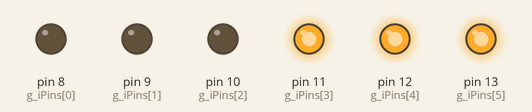
A sketch run on a simulated Arduino Uno, built with avr-gcc and run on an emulated ATmega328P. Parts: output pins drawn as LEDs (lit = HIGH).

Above: at 0.05 s.
At 2.4 s:
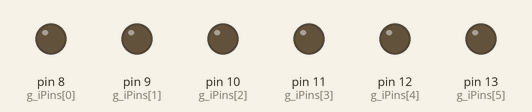
At 5.25 s:
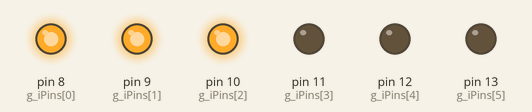
Timing chart, 0 to 5.5 s (numbered marks = the images above):
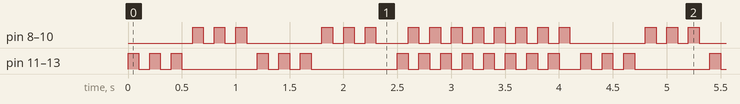

Measured:
- by itself, pin 8 (g_iPins[0]), pin 9 (g_iPins[1]), pin 10 (g_iPins[2]), pin 11 (g_iPins[3]), pin 12 (g_iPins[4]), pin 13 (g_iPins[5]): moves between LOW and HIGH, repeating every 4.2 s

The sketch:

policelights.ino
```cpp
#include "scag.h"

#define NUM_PINS 6

uint8_t g_iPins[NUM_PINS] = {
	8,
	9,
	10,
	11,
	12,
	13
};

void powerLeft(int, int = 0);
void powerRight(int, int = 0);

void setup()
{
	for (uint8_t i = 0; i < NUM_PINS; i++)
		pinMode(g_iPins[i], OUTPUT);
}

void loop()
{
	uint8_t i, u;

	for (u = 0; u < 2; u++)
	{
		for (i = 0; i < 3; i++)
		{
			powerLeft(HIGH, 100);
			powerLeft(LOW, 100);
		}

		for (i = 0; i < 3; i++)
		{
			powerRight(HIGH, 100);
			powerRight(LOW, 100);
		}
	}

	delay(100);

	for (i = 0; i < 8; i++)
	{
		powerLeft(HIGH);
		powerRight(LOW, 100);
		powerLeft(LOW);
		powerRight(HIGH, 100);
	}
	powerRight(LOW, 100);
}

void powerRight(int val, int wait)
{
	digitalWrite(8, val);
	digitalWrite(9, val);
	digitalWrite(10, val);
	if (wait)
		delay(wait);
}

void powerLeft(int val, int wait)
{
	digitalWrite(11, val);
	digitalWrite(12, val);
	digitalWrite(13, val);
	if (wait)
		delay(wait);
}
```
